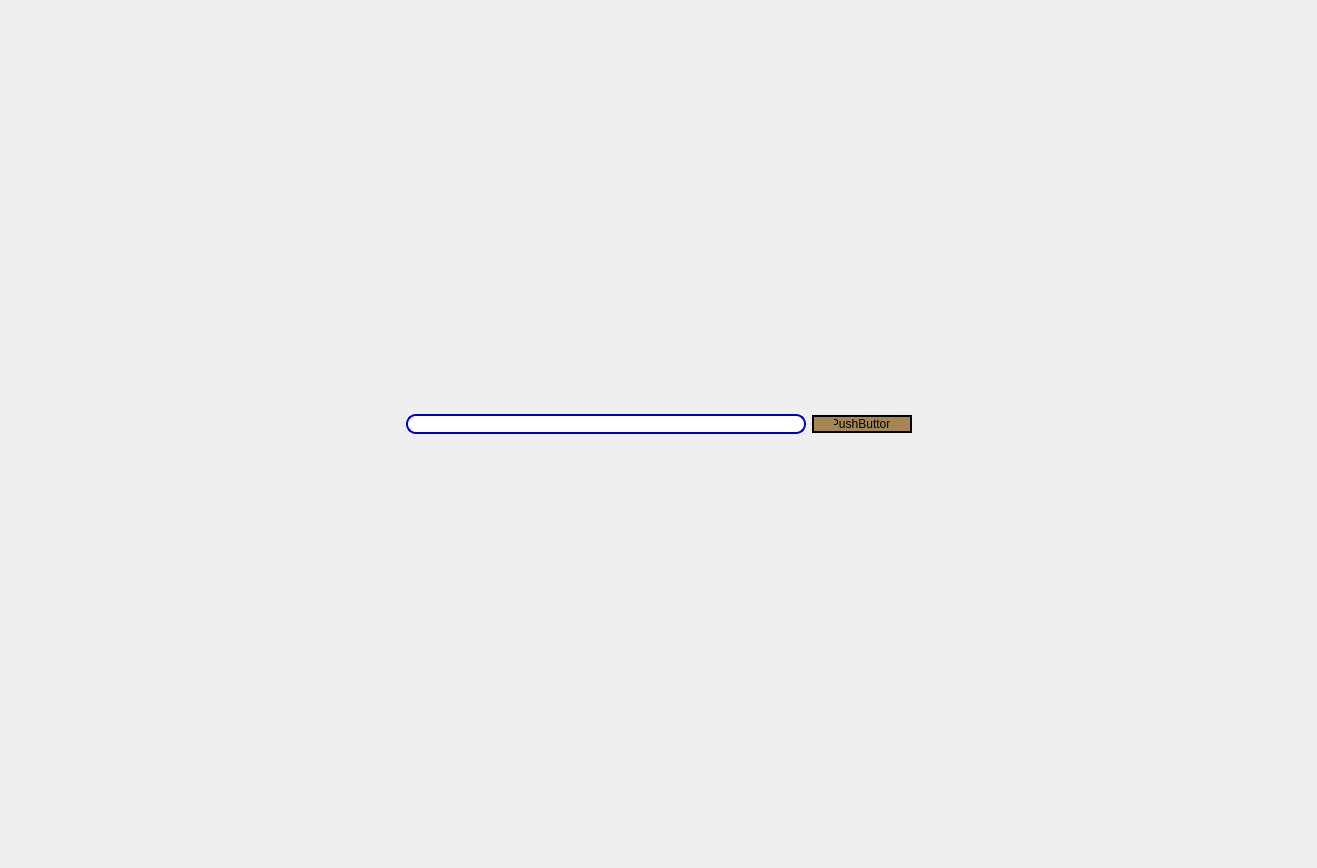
<?xml version="1.0" encoding="UTF-8"?>
<ui version="4.0">
 <class>Form</class>
 <widget class="QWidget" name="Form">
  <property name="geometry">
   <rect>
    <x>0</x>
    <y>0</y>
    <width>1317</width>
    <height>868</height>
   </rect>
  </property>
  <property name="windowTitle">
   <string>Form</string>
  </property>
  <layout class="QGridLayout" name="gridLayout_2">
   <property name="leftMargin">
    <number>0</number>
   </property>
   <property name="topMargin">
    <number>0</number>
   </property>
   <property name="rightMargin">
    <number>0</number>
   </property>
   <property name="bottomMargin">
    <number>0</number>
   </property>
   <item row="0" column="0">
    <widget class="QWidget" name="widget" native="true">
     <property name="styleSheet">
      <string notr="true"/>
     </property>
     <layout class="QGridLayout" name="gridLayout">
      <property name="leftMargin">
       <number>0</number>
      </property>
      <property name="topMargin">
       <number>0</number>
      </property>
      <property name="rightMargin">
       <number>0</number>
      </property>
      <property name="bottomMargin">
       <number>0</number>
      </property>
      <item row="0" column="1">
       <spacer name="verticalSpacer">
        <property name="orientation">
         <enum>Qt::Vertical</enum>
        </property>
        <property name="sizeHint" stdset="0">
         <size>
          <width>20</width>
          <height>40</height>
         </size>
        </property>
       </spacer>
      </item>
      <item row="1" column="0">
       <spacer name="horizontalSpacer">
        <property name="orientation">
         <enum>Qt::Horizontal</enum>
        </property>
        <property name="sizeHint" stdset="0">
         <size>
          <width>40</width>
          <height>20</height>
         </size>
        </property>
       </spacer>
      </item>
      <item row="3" column="1">
       <spacer name="verticalSpacer_2">
        <property name="orientation">
         <enum>Qt::Vertical</enum>
        </property>
        <property name="sizeHint" stdset="0">
         <size>
          <width>20</width>
          <height>40</height>
         </size>
        </property>
       </spacer>
      </item>
      <item row="1" column="1">
       <widget class="QLineEdit" name="lineEdit_2">
        <property name="minimumSize">
         <size>
          <width>350</width>
          <height>0</height>
         </size>
        </property>
        <property name="maximumSize">
         <size>
          <width>400</width>
          <height>16777215</height>
         </size>
        </property>
        <property name="styleSheet">
         <string notr="true">QLineEdit {
	border: 2px solid rgb(0, 0, 200);
	border-radius: 10px;
	background-color: rgb(255, 255, 255);
	padding-left: 10px;
	padding-right: 10px;
}
QLineEdit:hover {
	border: 2px solid rgb(0, 0, 0);
}</string>
        </property>
       </widget>
      </item>
      <item row="1" column="2">
       <widget class="QPushButton" name="pushButton_2">
        <property name="maximumSize">
         <size>
          <width>100</width>
          <height>16777215</height>
         </size>
        </property>
        <property name="styleSheet">
         <string notr="true">QPushButton {
border: 2px solid;
 
 border-radius: 10px;
	background-color: rgb(165, 134, 83);
padding-right: 20px;
	padding-left: 20px;
}

QPushButton:hover {
background-color: rgb(95, 71, 10);
}</string>
        </property>
        <property name="text">
         <string>PushButton</string>
        </property>
        <property name="icon">
         <iconset>
          <normaloff>../../descarga.jpg</normaloff>../../descarga.jpg</iconset>
        </property>
       </widget>
      </item>
      <item row="1" column="3">
       <spacer name="horizontalSpacer_2">
        <property name="orientation">
         <enum>Qt::Horizontal</enum>
        </property>
        <property name="sizeHint" stdset="0">
         <size>
          <width>40</width>
          <height>20</height>
         </size>
        </property>
       </spacer>
      </item>
      <item row="2" column="1">
       <widget class="QLabel" name="label">
        <property name="text">
         <string/>
        </property>
       </widget>
      </item>
     </layout>
    </widget>
   </item>
  </layout>
 </widget>
 <resources/>
 <connections/>
</ui>
